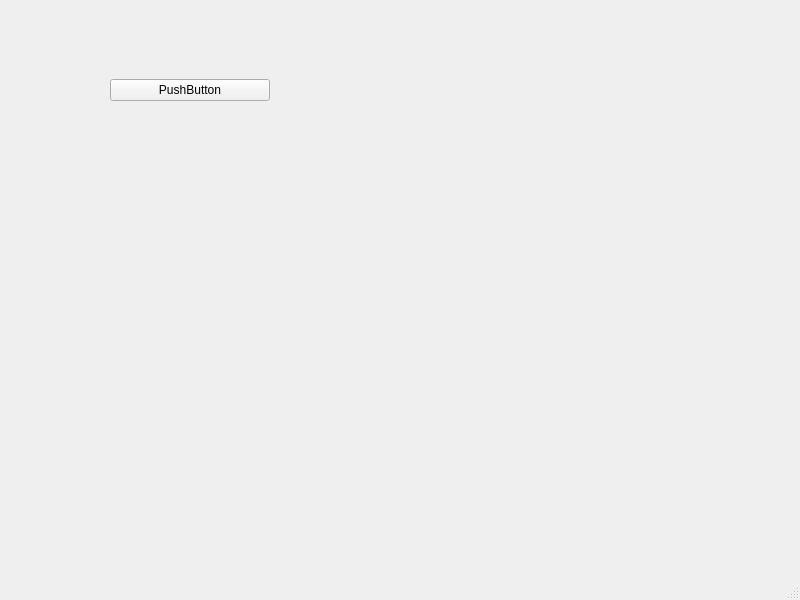
<?xml version="1.0" encoding="UTF-8"?>
<ui version="4.0">
 <class>MainWindow</class>
 <widget class="QMainWindow" name="MainWindow">
  <property name="geometry">
   <rect>
    <x>0</x>
    <y>0</y>
    <width>800</width>
    <height>600</height>
   </rect>
  </property>
  <property name="windowTitle">
   <string>MainWindow</string>
  </property>
  <widget class="QWidget" name="centralwidget">
   <widget class="QWidget" name="horizontalLayoutWidget">
    <property name="geometry">
     <rect>
      <x>110</x>
      <y>50</y>
      <width>160</width>
      <height>80</height>
     </rect>
    </property>
    <layout class="QHBoxLayout" name="horizontalLayout">
     <item>
      <widget class="QPushButton" name="pushButton">
       <property name="text">
        <string>PushButton</string>
       </property>
      </widget>
     </item>
    </layout>
   </widget>
  </widget>
  <widget class="QMenuBar" name="menubar">
   <property name="geometry">
    <rect>
     <x>0</x>
     <y>0</y>
     <width>800</width>
     <height>23</height>
    </rect>
   </property>
  </widget>
  <widget class="QStatusBar" name="statusbar"/>
 </widget>
 <resources/>
 <connections/>
</ui>
